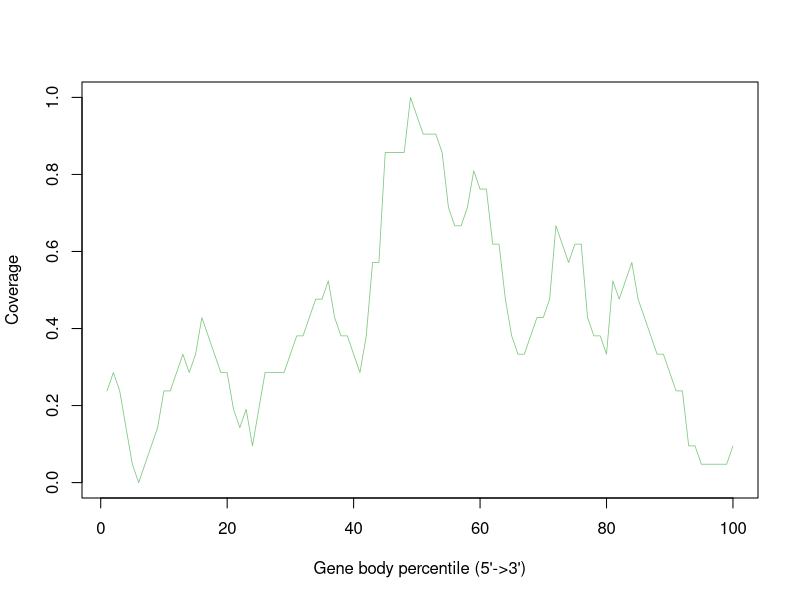

Write the R code that produced this figure.
Atha_Ler_0_sl_FLT_uG_Rep2_Aligned.sortedByCoord_sorted.out <- c(0.23809523809523808,0.2857142857142857,0.23809523809523808,0.14285714285714285,0.047619047619047616,0.0,0.047619047619047616,0.09523809523809523,0.14285714285714285,0.23809523809523808,0.23809523809523808,0.2857142857142857,0.3333333333333333,0.2857142857142857,0.3333333333333333,0.42857142857142855,0.38095238095238093,0.3333333333333333,0.2857142857142857,0.2857142857142857,0.19047619047619047,0.14285714285714285,0.19047619047619047,0.09523809523809523,0.19047619047619047,0.2857142857142857,0.2857142857142857,0.2857142857142857,0.2857142857142857,0.3333333333333333,0.38095238095238093,0.38095238095238093,0.42857142857142855,0.47619047619047616,0.47619047619047616,0.5238095238095238,0.42857142857142855,0.38095238095238093,0.38095238095238093,0.3333333333333333,0.2857142857142857,0.38095238095238093,0.5714285714285714,0.5714285714285714,0.8571428571428571,0.8571428571428571,0.8571428571428571,0.8571428571428571,1.0,0.9523809523809523,0.9047619047619048,0.9047619047619048,0.9047619047619048,0.8571428571428571,0.7142857142857143,0.6666666666666666,0.6666666666666666,0.7142857142857143,0.8095238095238095,0.7619047619047619,0.7619047619047619,0.6190476190476191,0.6190476190476191,0.47619047619047616,0.38095238095238093,0.3333333333333333,0.3333333333333333,0.38095238095238093,0.42857142857142855,0.42857142857142855,0.47619047619047616,0.6666666666666666,0.6190476190476191,0.5714285714285714,0.6190476190476191,0.6190476190476191,0.42857142857142855,0.38095238095238093,0.38095238095238093,0.3333333333333333,0.5238095238095238,0.47619047619047616,0.5238095238095238,0.5714285714285714,0.47619047619047616,0.42857142857142855,0.38095238095238093,0.3333333333333333,0.3333333333333333,0.2857142857142857,0.23809523809523808,0.23809523809523808,0.09523809523809523,0.09523809523809523,0.047619047619047616,0.047619047619047616,0.047619047619047616,0.047619047619047616,0.047619047619047616,0.09523809523809523)


pdf("Atha_Ler-0_sl_FLT_uG_Rep2.geneBodyCoverage.curves.pdf")
x=1:100
icolor = colorRampPalette(c("#7fc97f","#beaed4","#fdc086","#ffff99","#386cb0","#f0027f"))(1)
plot(x,Atha_Ler_0_sl_FLT_uG_Rep2_Aligned.sortedByCoord_sorted.out,type='l',xlab="Gene body percentile (5'->3')", ylab="Coverage",lwd=0.8,col=icolor[1])
dev.off()
